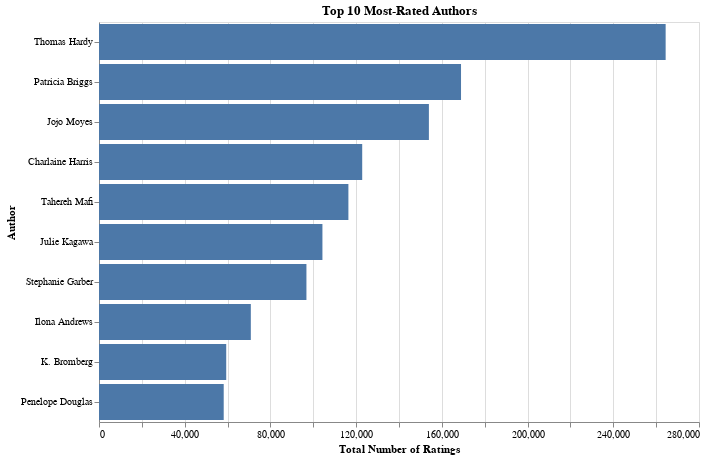

The cell this chart's notebook holds for it:
### Code cell
author_ratings = books.groupby('author_name')['ratings'].sum().reset_index()
top_10_authors = author_ratings.nlargest(10, 'ratings')
chart = alt.Chart(top_10_authors).mark_bar().encode(
    x=alt.X('ratings:Q', title='Total Number of Ratings'),
    y=alt.Y('author_name:N', sort='-x', title='Author'),
    tooltip=['author_name:N', 'ratings:Q']
).properties(
    title='Top 10 Most-Rated Authors',
    width=600,
    height=400
)

chart.show()

### Figure 1 — Vega-Lite specification as saved in the notebook (floating-point values rounded to 4 significant figures)
{"config": {"view": {"continuousWidth": 300, "continuousHeight": 300}}, "data": {"name": "data-3b95d2eafa2cdde6523592cac41940de"}, "mark": {"type": "bar"}, "encoding": {"tooltip": [{"field": "author_name", "type": "nominal"}, {"field": "ratings", "type": "quantitative"}], "x": {"field": "ratings", "title": "Total Number of Ratings", "type": "quantitative"}, "y": {"field": "author_name", "sort": "-x", "title": "Author", "type": "nominal"}}, "height": 400, "title": "Top 10 Most-Rated Authors", "width": 600, "$schema": "https://vega.github.io/schema/vega-lite/v6.1.0.json", "datasets": {"data-3b95d2eafa2cdde6523592cac41940de": [{"author_name": "Thomas Hardy", "ratings": 264435}, {"author_name": "Patricia Briggs", "ratings": 168943}, {"author_name": "Jojo Moyes", "ratings": 153951}, {"author_name": "Charlaine Harris", "ratings": 122829}, {"author_name": "Tahereh Mafi", "ratings": 116386}, {"author_name": "Julie Kagawa", "ratings": 104266}, {"author_name": "Stephanie Garber", "ratings": 96804}, {"author_name": "Ilona Andrews", "ratings": 70852}, {"author_name": "K. Bromberg", "ratings": 59370}, {"author_name": "Penelope Douglas", "ratings": 58200}]}}
